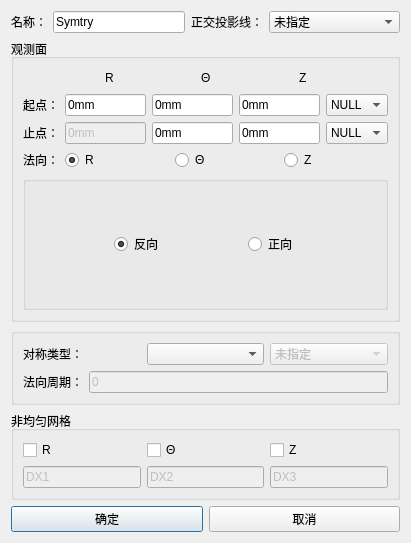
<?xml version="1.0" encoding="UTF-8"?>
<ui version="4.0">
 <class>Dialog_SymDlg</class>
 <widget class="QDialog" name="Dialog_SymDlg">
  <property name="windowModality">
   <enum>Qt::ApplicationModal</enum>
  </property>
  <property name="geometry">
   <rect>
    <x>0</x>
    <y>0</y>
    <width>411</width>
    <height>543</height>
   </rect>
  </property>
  <property name="minimumSize">
   <size>
    <width>0</width>
    <height>0</height>
   </size>
  </property>
  <property name="maximumSize">
   <size>
    <width>100000</width>
    <height>100000</height>
   </size>
  </property>
  <property name="windowTitle">
   <string>对称边界</string>
  </property>
  <layout class="QGridLayout" name="gridLayout">
   <item row="3" column="0">
    <widget class="QGroupBox" name="groupBox">
     <property name="title">
      <string>非均匀网格</string>
     </property>
     <layout class="QGridLayout" name="gridLayout_3">
      <item row="1" column="0">
       <layout class="QHBoxLayout" name="horizontalLayout_7">
        <item>
         <widget class="QLineEdit" name="LineEdit_DX1">
          <property name="enabled">
           <bool>false</bool>
          </property>
          <property name="text">
           <string>DX1</string>
          </property>
         </widget>
        </item>
        <item>
         <widget class="QLineEdit" name="LineEdit_DX2">
          <property name="enabled">
           <bool>false</bool>
          </property>
          <property name="text">
           <string>DX2</string>
          </property>
         </widget>
        </item>
        <item>
         <widget class="QLineEdit" name="LineEdit_DX3">
          <property name="enabled">
           <bool>false</bool>
          </property>
          <property name="text">
           <string>DX3</string>
          </property>
         </widget>
        </item>
       </layout>
      </item>
      <item row="0" column="0">
       <layout class="QHBoxLayout" name="horizontalLayout_6">
        <item>
         <widget class="QCheckBox" name="checkBox_x">
          <property name="text">
           <string>R</string>
          </property>
         </widget>
        </item>
        <item>
         <widget class="QCheckBox" name="checkBox_y">
          <property name="text">
           <string>Θ</string>
          </property>
         </widget>
        </item>
        <item>
         <widget class="QCheckBox" name="checkBox_z">
          <property name="text">
           <string>Z</string>
          </property>
         </widget>
        </item>
       </layout>
      </item>
     </layout>
    </widget>
   </item>
   <item row="0" column="0">
    <layout class="QHBoxLayout" name="horizontalLayout_5">
     <item>
      <widget class="QLabel" name="Label_Name">
       <property name="sizePolicy">
        <sizepolicy hsizetype="Fixed" vsizetype="Fixed">
         <horstretch>0</horstretch>
         <verstretch>0</verstretch>
        </sizepolicy>
       </property>
       <property name="text">
        <string>名称：</string>
       </property>
      </widget>
     </item>
     <item>
      <widget class="QLineEdit" name="LineEdit_Name">
       <property name="sizePolicy">
        <sizepolicy hsizetype="Preferred" vsizetype="Fixed">
         <horstretch>0</horstretch>
         <verstretch>0</verstretch>
        </sizepolicy>
       </property>
       <property name="maximumSize">
        <size>
         <width>16777215</width>
         <height>16777215</height>
        </size>
       </property>
       <property name="text">
        <string>Symtry</string>
       </property>
      </widget>
     </item>
     <item>
      <widget class="QLabel" name="Label_Shadow">
       <property name="sizePolicy">
        <sizepolicy hsizetype="Fixed" vsizetype="Preferred">
         <horstretch>0</horstretch>
         <verstretch>0</verstretch>
        </sizepolicy>
       </property>
       <property name="text">
        <string>正交投影线：</string>
       </property>
      </widget>
     </item>
     <item>
      <widget class="StyledComboBox" name="ComboBox_Shadow">
       <property name="enabled">
        <bool>true</bool>
       </property>
       <property name="sizePolicy">
        <sizepolicy hsizetype="Preferred" vsizetype="Fixed">
         <horstretch>0</horstretch>
         <verstretch>0</verstretch>
        </sizepolicy>
       </property>
       <property name="maximumSize">
        <size>
         <width>30000</width>
         <height>16777215</height>
        </size>
       </property>
       <property name="sizeIncrement">
        <size>
         <width>1</width>
         <height>0</height>
        </size>
       </property>
       <property name="editable">
        <bool>false</bool>
       </property>
       <item>
        <property name="text">
         <string>未指定</string>
        </property>
       </item>
      </widget>
     </item>
    </layout>
   </item>
   <item row="4" column="0">
    <layout class="QHBoxLayout" name="horizontalLayout_10">
     <item>
      <widget class="QPushButton" name="pb_ok">
       <property name="text">
        <string>确定</string>
       </property>
      </widget>
     </item>
     <item>
      <widget class="QPushButton" name="pb_cancel">
       <property name="text">
        <string>取消</string>
       </property>
      </widget>
     </item>
    </layout>
   </item>
   <item row="1" column="0">
    <widget class="QGroupBox" name="groupBox_Port">
     <property name="sizePolicy">
      <sizepolicy hsizetype="Preferred" vsizetype="Preferred">
       <horstretch>0</horstretch>
       <verstretch>0</verstretch>
      </sizepolicy>
     </property>
     <property name="title">
      <string>观测面</string>
     </property>
     <property name="flat">
      <bool>true</bool>
     </property>
     <layout class="QGridLayout" name="gridLayout_4">
      <item row="3" column="0">
       <layout class="QHBoxLayout" name="horizontalLayout_2">
        <item>
         <widget class="QLabel" name="label">
          <property name="sizePolicy">
           <sizepolicy hsizetype="Fixed" vsizetype="Preferred">
            <horstretch>0</horstretch>
            <verstretch>0</verstretch>
           </sizepolicy>
          </property>
          <property name="text">
           <string>法向：</string>
          </property>
         </widget>
        </item>
        <item>
         <widget class="QRadioButton" name="radioButton_x">
          <property name="text">
           <string>R</string>
          </property>
          <property name="checked">
           <bool>true</bool>
          </property>
         </widget>
        </item>
        <item>
         <widget class="QRadioButton" name="radioButton_y">
          <property name="text">
           <string>Θ</string>
          </property>
         </widget>
        </item>
        <item>
         <widget class="QRadioButton" name="radioButton_z">
          <property name="text">
           <string>Z</string>
          </property>
         </widget>
        </item>
       </layout>
      </item>
      <item row="2" column="0">
       <layout class="QHBoxLayout" name="horizontalLayout_end">
        <item>
         <widget class="QLabel" name="label_end">
          <property name="text">
           <string>止点：</string>
          </property>
         </widget>
        </item>
        <item>
         <widget class="QLineEdit" name="LineEdit_end_x">
          <property name="enabled">
           <bool>false</bool>
          </property>
          <property name="text">
           <string>0mm</string>
          </property>
         </widget>
        </item>
        <item>
         <widget class="QLineEdit" name="LineEdit_end_y">
          <property name="text">
           <string>0mm</string>
          </property>
         </widget>
        </item>
        <item>
         <widget class="QLineEdit" name="LineEdit_end_z">
          <property name="text">
           <string>0mm</string>
          </property>
         </widget>
        </item>
        <item>
         <widget class="StyledComboBox" name="ComboBox_end">
          <property name="sizePolicy">
           <sizepolicy hsizetype="Expanding" vsizetype="Fixed">
            <horstretch>0</horstretch>
            <verstretch>0</verstretch>
           </sizepolicy>
          </property>
          <item>
           <property name="text">
            <string>NULL</string>
           </property>
          </item>
         </widget>
        </item>
       </layout>
      </item>
      <item row="4" column="0">
       <widget class="QGroupBox" name="groupBox_2">
        <property name="sizePolicy">
         <sizepolicy hsizetype="Expanding" vsizetype="Expanding">
          <horstretch>0</horstretch>
          <verstretch>0</verstretch>
         </sizepolicy>
        </property>
        <property name="title">
         <string/>
        </property>
        <property name="flat">
         <bool>true</bool>
        </property>
        <layout class="QGridLayout" name="gridLayout_5">
         <item row="0" column="0">
          <layout class="QHBoxLayout" name="horizontalLayout_4">
           <item>
            <spacer name="horizontalSpacer">
             <property name="orientation">
              <enum>Qt::Horizontal</enum>
             </property>
             <property name="sizeHint" stdset="0">
              <size>
               <width>40</width>
               <height>20</height>
              </size>
             </property>
            </spacer>
           </item>
           <item>
            <widget class="QRadioButton" name="radioButton_opposite">
             <property name="text">
              <string>反向</string>
             </property>
             <property name="checked">
              <bool>true</bool>
             </property>
            </widget>
           </item>
           <item>
            <spacer name="horizontalSpacer_3">
             <property name="orientation">
              <enum>Qt::Horizontal</enum>
             </property>
             <property name="sizeHint" stdset="0">
              <size>
               <width>40</width>
               <height>20</height>
              </size>
             </property>
            </spacer>
           </item>
           <item>
            <widget class="QRadioButton" name="radioButton_forward">
             <property name="text">
              <string>正向</string>
             </property>
            </widget>
           </item>
           <item>
            <spacer name="horizontalSpacer_2">
             <property name="orientation">
              <enum>Qt::Horizontal</enum>
             </property>
             <property name="sizeHint" stdset="0">
              <size>
               <width>40</width>
               <height>20</height>
              </size>
             </property>
            </spacer>
           </item>
          </layout>
         </item>
        </layout>
       </widget>
      </item>
      <item row="1" column="0">
       <layout class="QHBoxLayout" name="horizontalLayout_start">
        <item>
         <widget class="QLabel" name="label_start">
          <property name="text">
           <string>起点：</string>
          </property>
         </widget>
        </item>
        <item>
         <widget class="QLineEdit" name="LineEdit_start_x">
          <property name="text">
           <string>0mm</string>
          </property>
         </widget>
        </item>
        <item>
         <widget class="QLineEdit" name="LineEdit_start_y">
          <property name="text">
           <string>0mm</string>
          </property>
         </widget>
        </item>
        <item>
         <widget class="QLineEdit" name="LineEdit_start_z">
          <property name="text">
           <string>0mm</string>
          </property>
         </widget>
        </item>
        <item>
         <widget class="StyledComboBox" name="ComboBox_start">
          <property name="sizePolicy">
           <sizepolicy hsizetype="Expanding" vsizetype="Fixed">
            <horstretch>0</horstretch>
            <verstretch>0</verstretch>
           </sizepolicy>
          </property>
          <item>
           <property name="text">
            <string>NULL</string>
           </property>
          </item>
         </widget>
        </item>
       </layout>
      </item>
      <item row="0" column="0">
       <layout class="QHBoxLayout" name="horizontalLayout_8">
        <item>
         <spacer name="horizontalSpacer_4">
          <property name="orientation">
           <enum>Qt::Horizontal</enum>
          </property>
          <property name="sizeHint" stdset="0">
           <size>
            <width>40</width>
            <height>20</height>
           </size>
          </property>
         </spacer>
        </item>
        <item>
         <widget class="QLabel" name="label_X">
          <property name="text">
           <string>R</string>
          </property>
         </widget>
        </item>
        <item>
         <spacer name="horizontalSpacer_5">
          <property name="orientation">
           <enum>Qt::Horizontal</enum>
          </property>
          <property name="sizeHint" stdset="0">
           <size>
            <width>40</width>
            <height>20</height>
           </size>
          </property>
         </spacer>
        </item>
        <item>
         <widget class="QLabel" name="label_Y">
          <property name="text">
           <string>Θ</string>
          </property>
         </widget>
        </item>
        <item>
         <spacer name="horizontalSpacer_6">
          <property name="orientation">
           <enum>Qt::Horizontal</enum>
          </property>
          <property name="sizeHint" stdset="0">
           <size>
            <width>40</width>
            <height>20</height>
           </size>
          </property>
         </spacer>
        </item>
        <item>
         <widget class="QLabel" name="label_Z">
          <property name="text">
           <string>Z</string>
          </property>
         </widget>
        </item>
        <item>
         <spacer name="horizontalSpacer_7">
          <property name="orientation">
           <enum>Qt::Horizontal</enum>
          </property>
          <property name="sizeHint" stdset="0">
           <size>
            <width>40</width>
            <height>20</height>
           </size>
          </property>
         </spacer>
        </item>
       </layout>
      </item>
     </layout>
    </widget>
   </item>
   <item row="2" column="0">
    <widget class="QGroupBox" name="groupBox_Port2">
     <property name="title">
      <string/>
     </property>
     <property name="flat">
      <bool>true</bool>
     </property>
     <layout class="QGridLayout" name="gridLayout_6">
      <item row="0" column="0">
       <layout class="QHBoxLayout" name="horizontalLayout_end_2">
        <item>
         <widget class="QLabel" name="label_end_2">
          <property name="text">
           <string>对称类型：</string>
          </property>
         </widget>
        </item>
        <item>
         <widget class="QComboBox" name="ComboBox_symmetric"/>
        </item>
        <item>
         <widget class="StyledComboBox" name="ComboBox_type">
          <property name="enabled">
           <bool>false</bool>
          </property>
          <item>
           <property name="text">
            <string>未指定</string>
           </property>
          </item>
         </widget>
        </item>
       </layout>
      </item>
      <item row="1" column="0">
       <layout class="QHBoxLayout" name="horizontalLayout_end_3">
        <item>
         <widget class="QLabel" name="label_6">
          <property name="text">
           <string>法向周期：</string>
          </property>
         </widget>
        </item>
        <item>
         <widget class="QLineEdit" name="LineEdit_Normal">
          <property name="enabled">
           <bool>false</bool>
          </property>
          <property name="text">
           <string>0</string>
          </property>
         </widget>
        </item>
       </layout>
      </item>
     </layout>
    </widget>
   </item>
  </layout>
 </widget>
 <customwidgets>
  <customwidget>
   <class>StyledComboBox</class>
   <extends>QComboBox</extends>
   <header>StyledComboBox.h</header>
  </customwidget>
 </customwidgets>
 <resources/>
 <connections/>
</ui>
